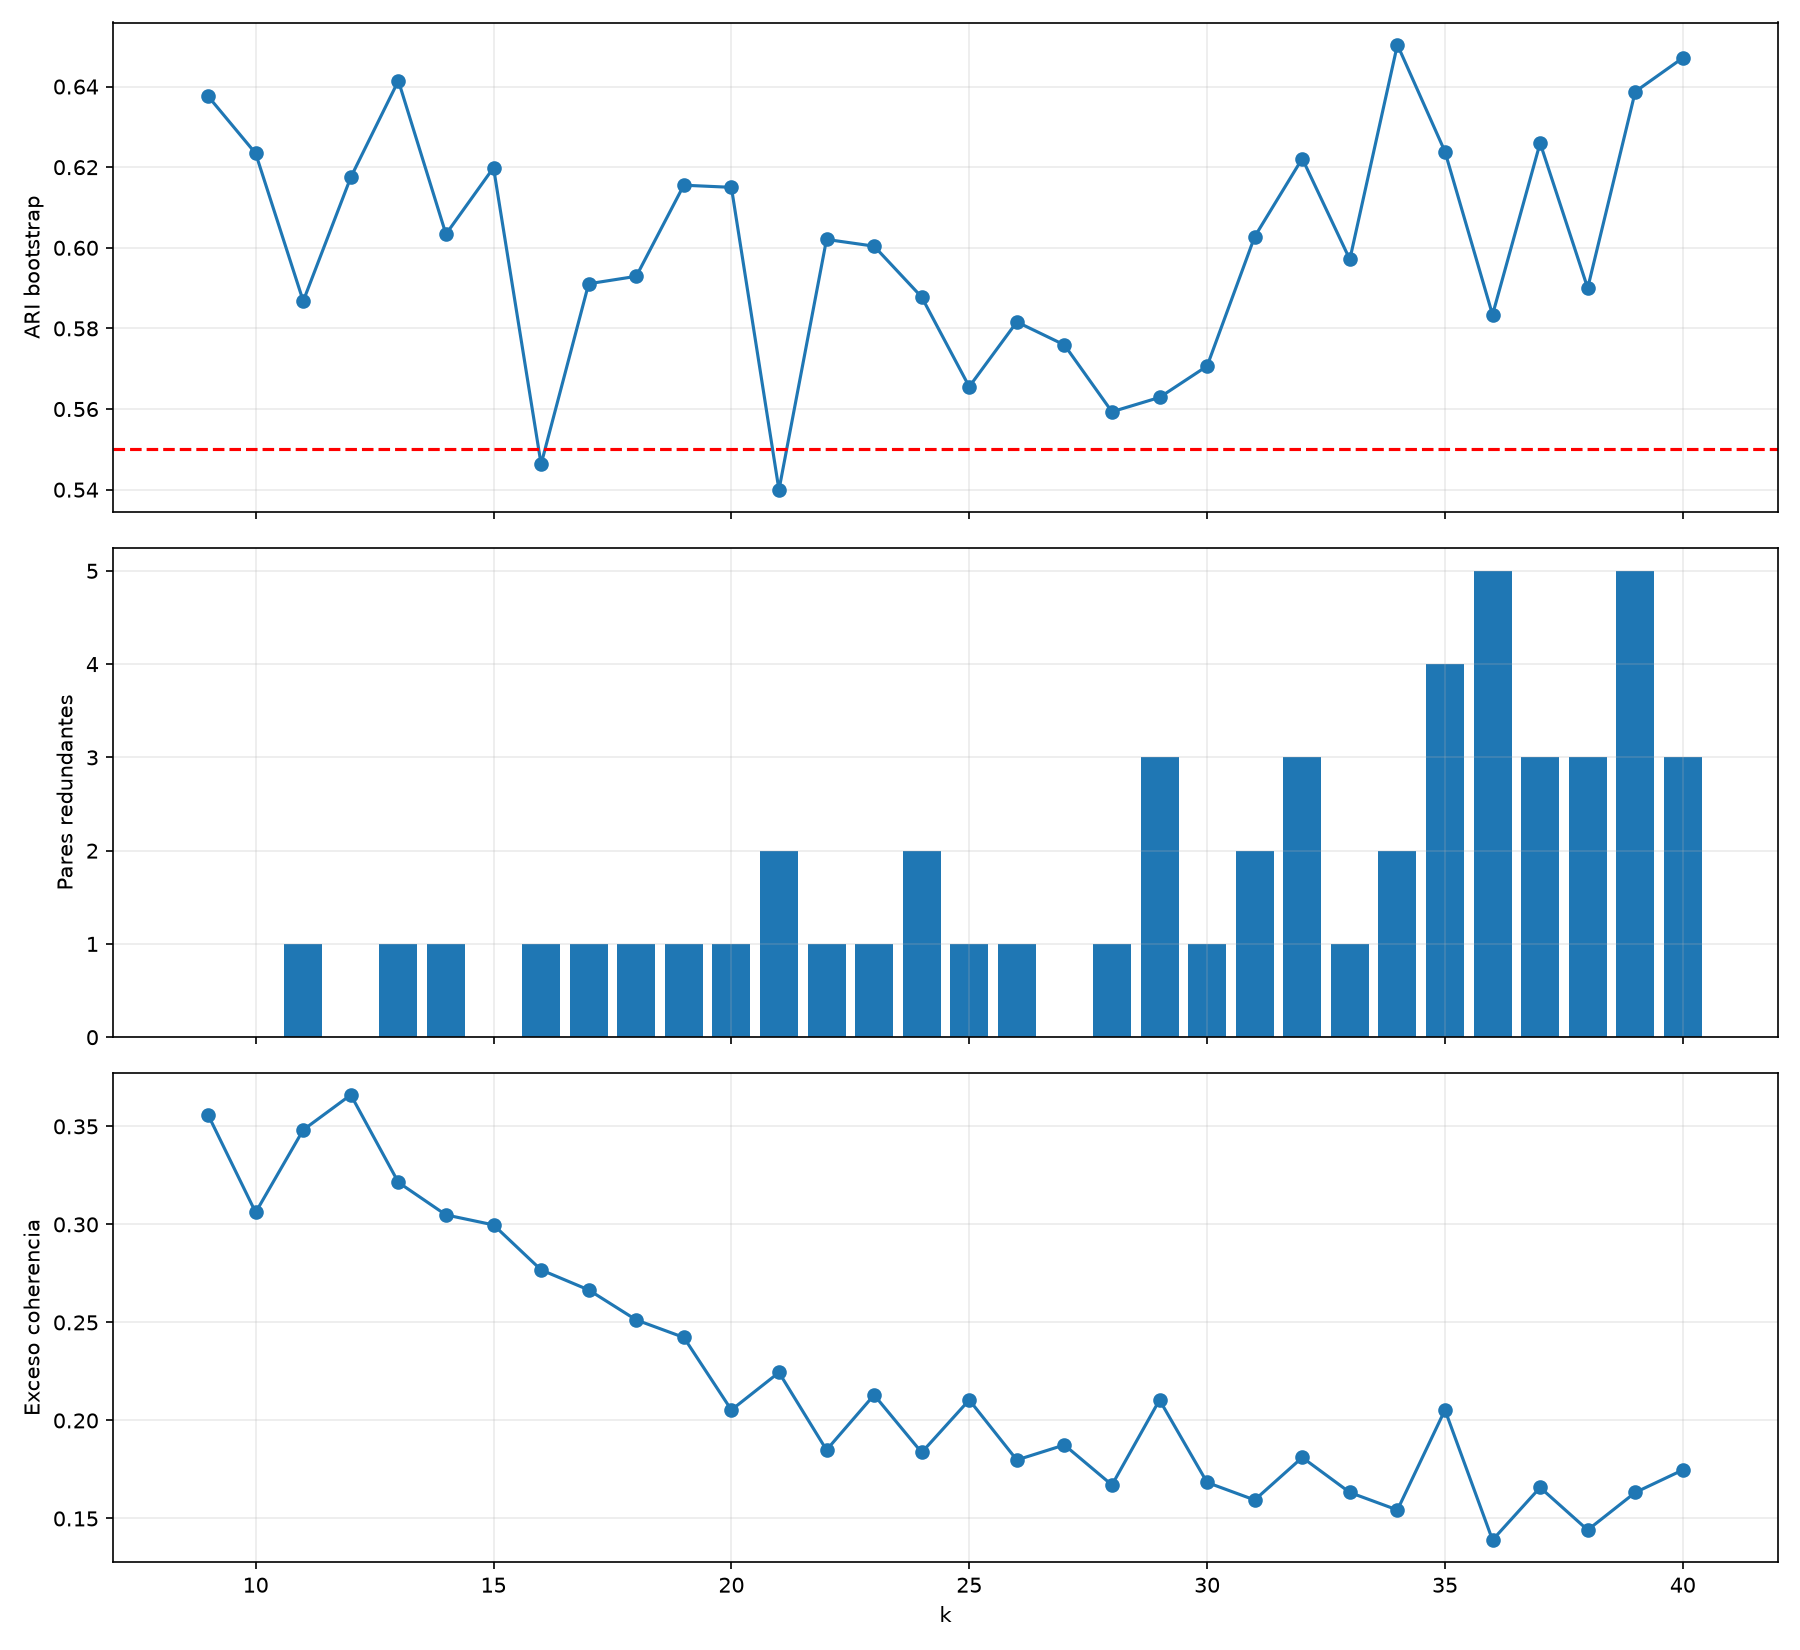

Reproduce this figure in Python.
from pathlib import Path

import matplotlib.pyplot as plt
import pandas as pd


KS = range(9, 41)
METRICAS = [
    "k", "ari_boot", "pares_centroides_redundantes",
    "distancia_min_centroides", "exceso_coherencia",
    "cociente_coherencia", "silueta", "calinski_harabasz",
    "davies_bouldin",
]


def cargar_resultados():
    resultados = pd.read_csv(Path(__file__).with_name("resultados_k_etapa2.csv"))
    faltantes = sorted(set(METRICAS) - set(resultados.columns))
    if faltantes:
        raise ValueError(f"Faltan columnas en resultados_k.csv: {faltantes}")
    return resultados[resultados["k"].isin(KS)].copy().sort_values("k")


def diagnosticar_filtros(tabla, ari_piso=0.55):
    diagnostico = tabla[["k", "ari_boot", "pares_centroides_redundantes"]].copy()

    def motivo(fila):
        ari = fila["ari_boot"] < ari_piso
        redundancia = fila["pares_centroides_redundantes"] != 0
        if ari and redundancia:
            return "ambos"
        if ari:
            return "ari"
        if redundancia:
            return "redundancia"
        return "ok"

    diagnostico["motivo"] = diagnostico.apply(motivo, axis=1)
    print("\nDiagnóstico de filtros:")
    print(diagnostico.to_string(index=False))
    print("\nConteo por motivo:")
    print(diagnostico["motivo"].value_counts().reindex(
        ["ok", "ari", "redundancia", "ambos"], fill_value=0
    ))
    return diagnostico


def sensibilidad(tabla):
    filas = []
    rango = tabla[tabla["k"].between(15, 40)]
    for ari_piso in [0.45, 0.5, 0.55, 0.6]:
        for maximo in [0, 1, 2, 3]:
            sobreviven = rango[
                (rango["ari_boot"] >= ari_piso)
                & (rango["pares_centroides_redundantes"] <= maximo)
            ]
            filas.append({
                "ARI_PISO": ari_piso,
                "max_pares_redundantes": maximo,
                "cantidad_k": len(sobreviven),
            })
    matriz = pd.DataFrame(filas).pivot(
        index="ARI_PISO",
        columns="max_pares_redundantes",
        values="cantidad_k",
    )
    print("\nSensibilidad:")
    print(matriz.to_string())
    return matriz


def rankear(tabla):
    candidatos = tabla[
        tabla["k"].between(15, 40)
        & (tabla["ari_boot"] >= 0.5)
        & (tabla["pares_centroides_redundantes"] <= 1)
    ].copy()
    columnas = [
        "ari_boot", "exceso_coherencia", "cociente_coherencia", "silueta"
    ]
    rangos = candidatos[columnas].rank(pct=True)
    candidatos["score"] = rangos.mean(axis=1)
    resultado = candidatos.sort_values("score", ascending=False).head(5)
    print("\nTop 5 por score:")
    print(resultado[["k", "score", *METRICAS[1:]]].to_string(index=False))
    return resultado


def graficar(tabla):
    fig, ejes = plt.subplots(3, 1, figsize=(12, 11), sharex=True)
    ejes[0].plot(tabla["k"], tabla["ari_boot"], marker="o")
    ejes[0].axhline(0.55, color="red", linestyle="--")
    ejes[0].set_ylabel("ARI bootstrap")
    ejes[1].bar(tabla["k"], tabla["pares_centroides_redundantes"])
    ejes[1].set_ylabel("Pares redundantes")
    ejes[2].plot(tabla["k"], tabla["exceso_coherencia"], marker="o")
    ejes[2].set_ylabel("Exceso coherencia")
    ejes[2].set_xlabel("k")
    for eje in ejes:
        eje.grid(alpha=.25)
    fig.tight_layout()
    fig.savefig(Path(__file__).with_name("diagnostico_k_etapa2.png"), dpi=150)
    plt.close(fig)


def ejecutar():
    tabla = cargar_resultados()
    print(tabla[METRICAS].to_string(index=False))
    diagnosticar_filtros(tabla)
    sensibilidad(tabla)
    rankear(tabla)
    graficar(tabla)


if __name__ == "__main__":
    ejecutar()
